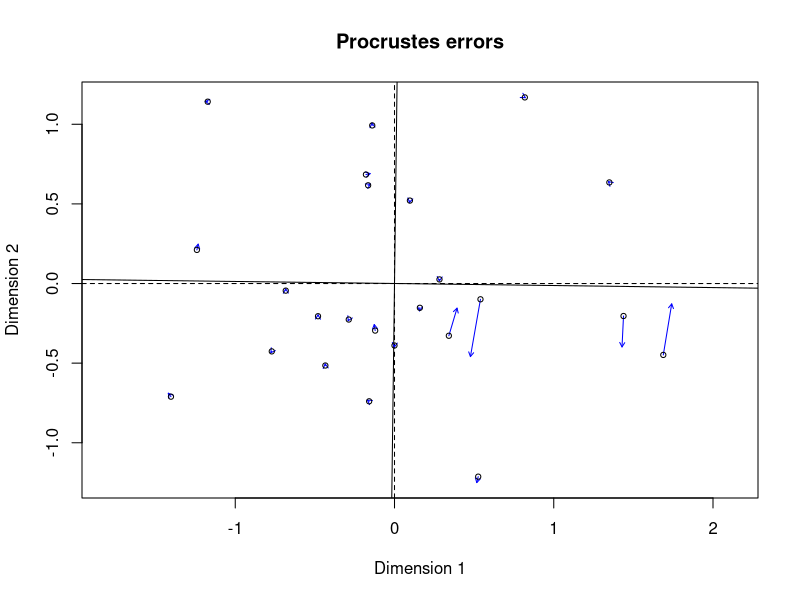
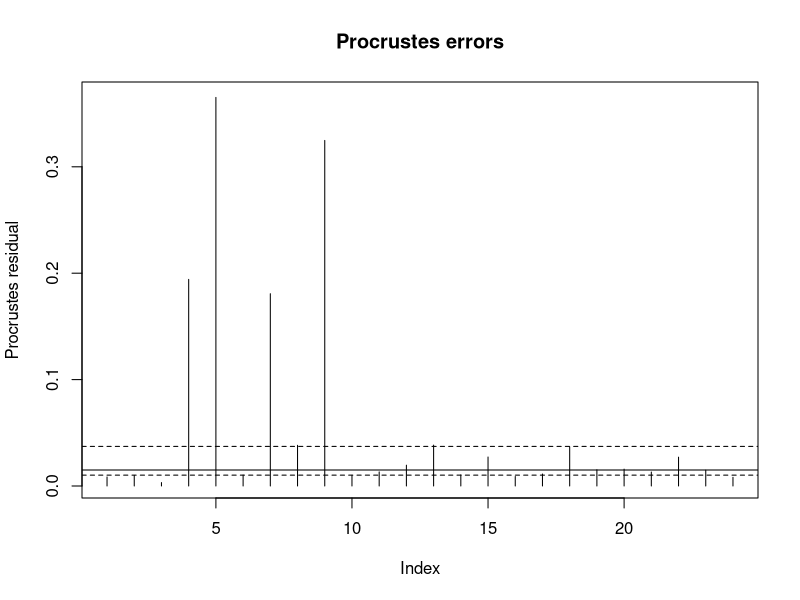

Source code (R) for these figures, in order:
library(vegan)


### Name: procrustes
### Title: Procrustes Rotation of Two Configurations and PROTEST
### Aliases: procrustes summary.procrustes plot.procrustes
###   points.procrustes text.procrustes lines.procrustes
###   residuals.procrustes fitted.procrustes predict.procrustes protest
### Keywords: multivariate htest

### ** Examples

data(varespec)
vare.dist <- vegdist(wisconsin(varespec))
mds.null <- monoMDS(vare.dist, y = cmdscale(vare.dist))
mds.alt <- monoMDS(vare.dist)
vare.proc <- procrustes(mds.alt, mds.null)
vare.proc
summary(vare.proc)
plot(vare.proc)
plot(vare.proc, kind=2)
residuals(vare.proc)
